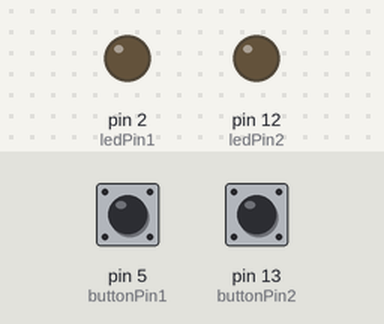
The sketch below on a simulated Arduino Uno, built with avr-gcc and run on an emulated ATmega328P. Shown: output pins drawn as LEDs (lit = HIGH). Inputs (shaded band) come from the test bench; at power-on: pin 5 (buttonPin1) LOW, pin 13 (buttonPin2) LOW.

Above: at 1.2 s.
1.3 s: pin 5 (buttonPin1) pulled HIGH for 0.15 s
At 1.37 s:
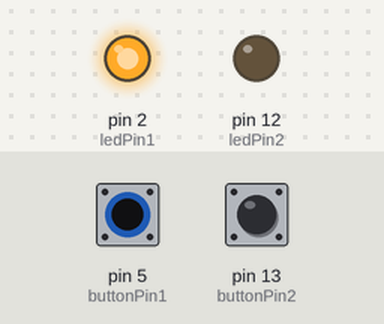
2.9 s: pin 13 (buttonPin2) pulled HIGH for 0.15 s
At 2.97 s:
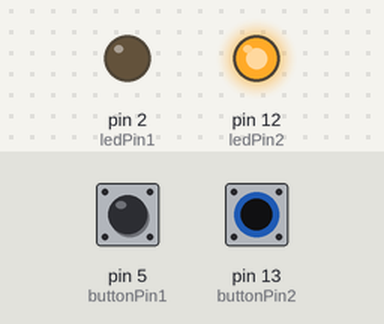
4.5 s: pin 13 (buttonPin2) pulled HIGH for 3.2 s
At 8.1 s:
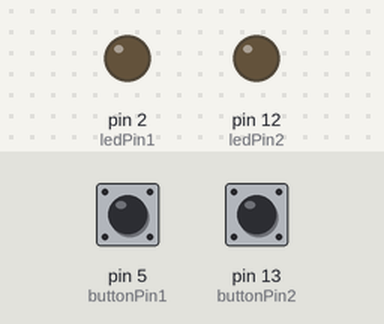
9.2 s: pin 5 (buttonPin1) pulled HIGH for 3.2 s
At 10.4 s:
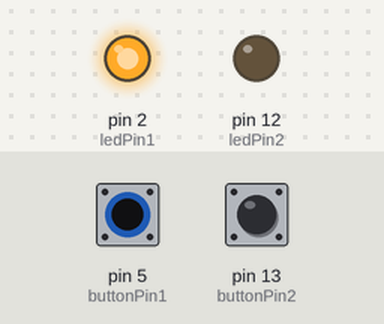
13.9 s: pin 5 (buttonPin1) driven HIGH and pin 13 (buttonPin2) driven HIGH
At 15.2 s:
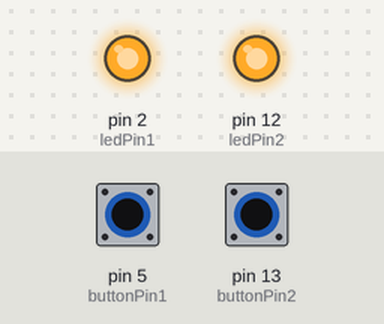
Timing chart, 0 to 16.4 s (numbered marks = the images above; inputs shaded):
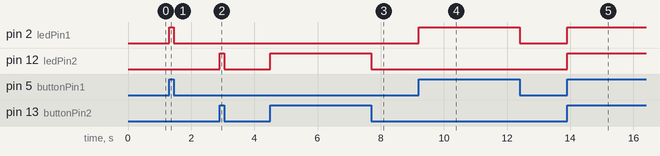

Measured:
- after the input at 1.3 s, pin 2 (ledPin1): LOW → HIGH at once, → LOW 0.15 s later
- after the input at 2.9 s, pin 12 (ledPin2): LOW → HIGH at once, → LOW 0.15 s later
- after the input at 4.5 s, pin 12 (ledPin2): LOW → HIGH at once, → LOW 3.2 s later
- after the input at 9.2 s, pin 2 (ledPin1): LOW → HIGH at once, → LOW 3.2 s later
- after the input at 13.9 s, pin 2 (ledPin1), pin 12 (ledPin2): LOW → HIGH at once

The sketch:

Pullup_Pulldown_Resistor.ino
```cpp
int buttonPin1 = 5;
int buttonPin2 = 13;

int ledPin1 = 2;
int ledPin2 = 12;

int buttonState1;
int buttonState2;


void setup() {
  Serial.begin(9600);
  pinMode(buttonPin1, INPUT);
  pinMode(buttonPin2, INPUT);

  pinMode(ledPin1, OUTPUT);
  pinMode(ledPin2, OUTPUT);
}

void loop() {
  buttonState1 = digitalRead(buttonPin1);
  digitalWrite(ledPin1, buttonState1);
  buttonState2 = digitalRead(buttonPin2);
  digitalWrite(ledPin2, buttonState2);
}
```
